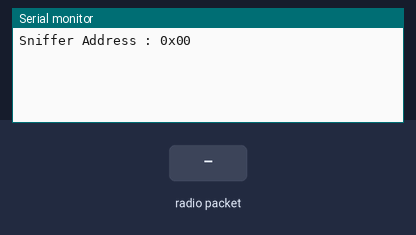
A sketch run on a simulated Arduino Uno, built with avr-gcc and run on an emulated ATmega328P. On the bench: the last lines printed to the serial monitor. Inputs (shaded band) come from the test bench. No radio packets arrive unless stated.

Above: at 1.2 s.
1.3 s: radio packet "1" arrives
At 3.1 s:
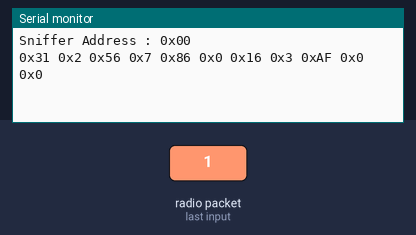
3.8 s: radio packet "0" arrives
At 5.2 s:
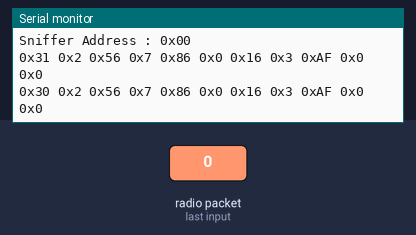
5.3 s: radio packet "2" arrives
At 7.4 s:
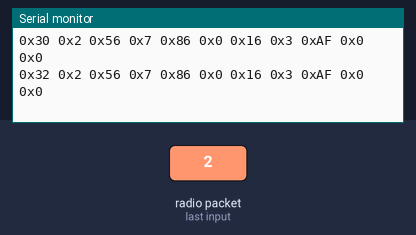

The sketch:

Sniffer.ino
```cpp
#include <LoRa.h>

void setup() {
  Serial.begin(9600);
  if(!LoRa.begin(915E6))
  {
    Serial.println("Fail");
    while(1);
  }
  Serial.println("Sniffer Address : 0x00");

}

void loop() {
  byte backData[11];
  int backPacketSize = LoRa.parsePacket();
  if(backPacketSize > 0)
  {
    LoRa.readBytes(backData , 11);
    for (int i = 0 ; i < 11 ; i++)
    {
      Serial.print("0x");
      Serial.print(backData[i],HEX);
      Serial.print(" ");
    }
    Serial.println("");
  }

}
```

Measured:
- after the input at 1.3 s, the serial monitor: prints a new line after 1.0 s (image 1)
- after the input at 3.8 s, the serial monitor: prints a new line after 1.0 s (image 2)
- after the input at 5.3 s, the serial monitor: prints a new line after 1.0 s (image 3)
